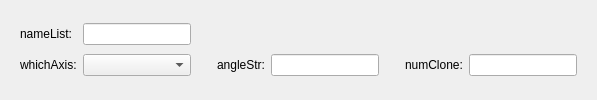
   <widget class="QWidget" name="page_22">
    <layout class="QVBoxLayout" name="verticalLayout_11">
     <item>
      <widget class="QWidget" name="widget_19" native="true">
       <layout class="QGridLayout" name="gridLayout_20">
        <item row="1" column="6">
         <spacer name="horizontalSpacer_99">
          <property name="orientation">
           <enum>Qt::Horizontal</enum>
          </property>
          <property name="sizeType">
           <enum>QSizePolicy::Fixed</enum>
          </property>
          <property name="sizeHint" stdset="0">
           <size>
            <width>20</width>
            <height>20</height>
           </size>
          </property>
         </spacer>
        </item>
        <item row="1" column="1">
         <widget class="QComboBox" name="comboBox_4"/>
        </item>
        <item row="0" column="0">
         <widget class="QLabel" name="label_170">
          <property name="text">
           <string>nameList:</string>
          </property>
         </widget>
        </item>
        <item row="1" column="9">
         <widget class="QLineEdit" name="lineEdit_170"/>
        </item>
        <item row="1" column="3" colspan="2">
         <widget class="QLabel" name="label_173">
          <property name="text">
           <string>angleStr:</string>
          </property>
         </widget>
        </item>
        <item row="1" column="7" colspan="2">
         <widget class="QLabel" name="label_174">
          <property name="text">
           <string>numClone:</string>
          </property>
         </widget>
        </item>
        <item row="1" column="5">
         <widget class="QLineEdit" name="lineEdit_171"/>
        </item>
        <item row="0" column="1">
         <widget class="QLineEdit" name="lineEdit_172"/>
        </item>
        <item row="1" column="0">
         <widget class="QLabel" name="label_176">
          <property name="text">
           <string>whichAxis:</string>
          </property>
         </widget>
        </item>
        <item row="1" column="2">
         <spacer name="horizontalSpacer_96">
          <property name="orientation">
           <enum>Qt::Horizontal</enum>
          </property>
          <property name="sizeType">
           <enum>QSizePolicy::Fixed</enum>
          </property>
          <property name="sizeHint" stdset="0">
           <size>
            <width>20</width>
            <height>20</height>
           </size>
          </property>
         </spacer>
        </item>
       </layout>
      </widget>
     </item>
    </layout>
   </widget>
